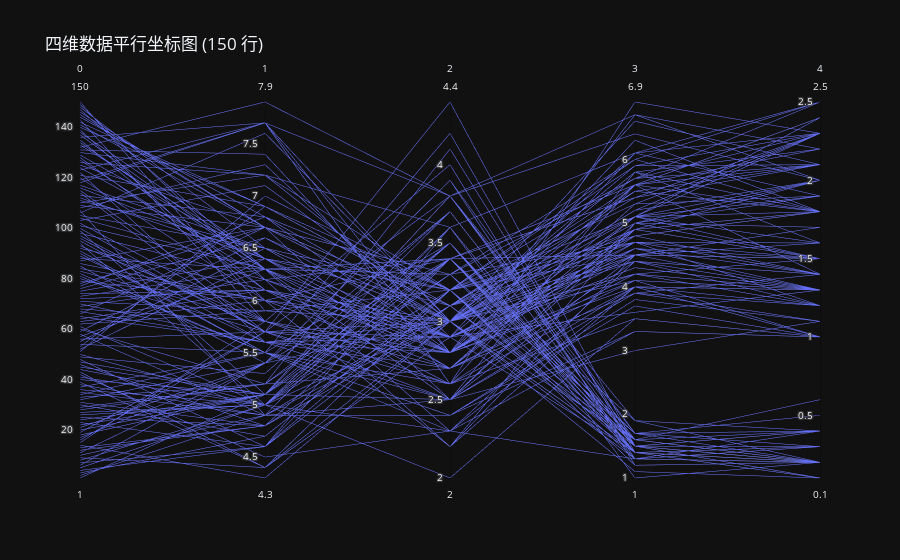

The code cell stored with this chart in its notebook:
### Markdown cell above
## 这是使用平行坐标图来进行可视化，来可视化的描述三维以上的数据据之间的关系

### Code cell
import plotly.express as px
from sklearn.datasets import load_iris

from sklearn.datasets import load_iris
# 其中数据从左到右四列分别是：样本编号，Sepal Length，Sepal Width，Petal Length，Petal Width   selat：花萼 petal：花瓣
iris = load_iris()
X, y = iris.data, iris.target

fig = px.parallel_coordinates(np.concatenate([np.arange(1,151).reshape(-1,1), X],axis = 1),
                              color_continuous_scale=px.colors.sequential.Viridis, # 可以选择不同的颜色方案
                              title="四维数据平行坐标图 (150 行)",
                              labels={"Feature_A": "特性 A", "Feature_B": "特性 B",
                                      "Feature_C": "特性 C", "Feature_D": "特性 D"},
                              # color="Feature_A" # 也可以用某一列的值来着色，例如，根据Feature_A的值来着色
                             )

fig.show()

### Figure 1 — Plotly figure (JSON) as saved in the notebook; plotly's stock layout.template omitted (floating-point values rounded to 4 significant figures; data arrays with more than 128 entries replaced by an {"elided": "..."} marker saying what was removed)
{"data": [{"dimensions": [{"label": "0", "values": {"elided": "150 float values"}}, {"label": "1", "values": {"elided": "150 float values"}}, {"label": "2", "values": {"elided": "150 float values"}}, {"label": "3", "values": {"elided": "150 float values"}}, {"label": "4", "values": {"elided": "150 float values"}}], "domain": {"x": [0.0, 1.0], "y": [0.0, 1.0]}, "name": "", "type": "parcoords"}], "layout": {"legend": {"tracegroupgap": 0}, "title": {"text": "四维数据平行坐标图 (150 行)"}}}
